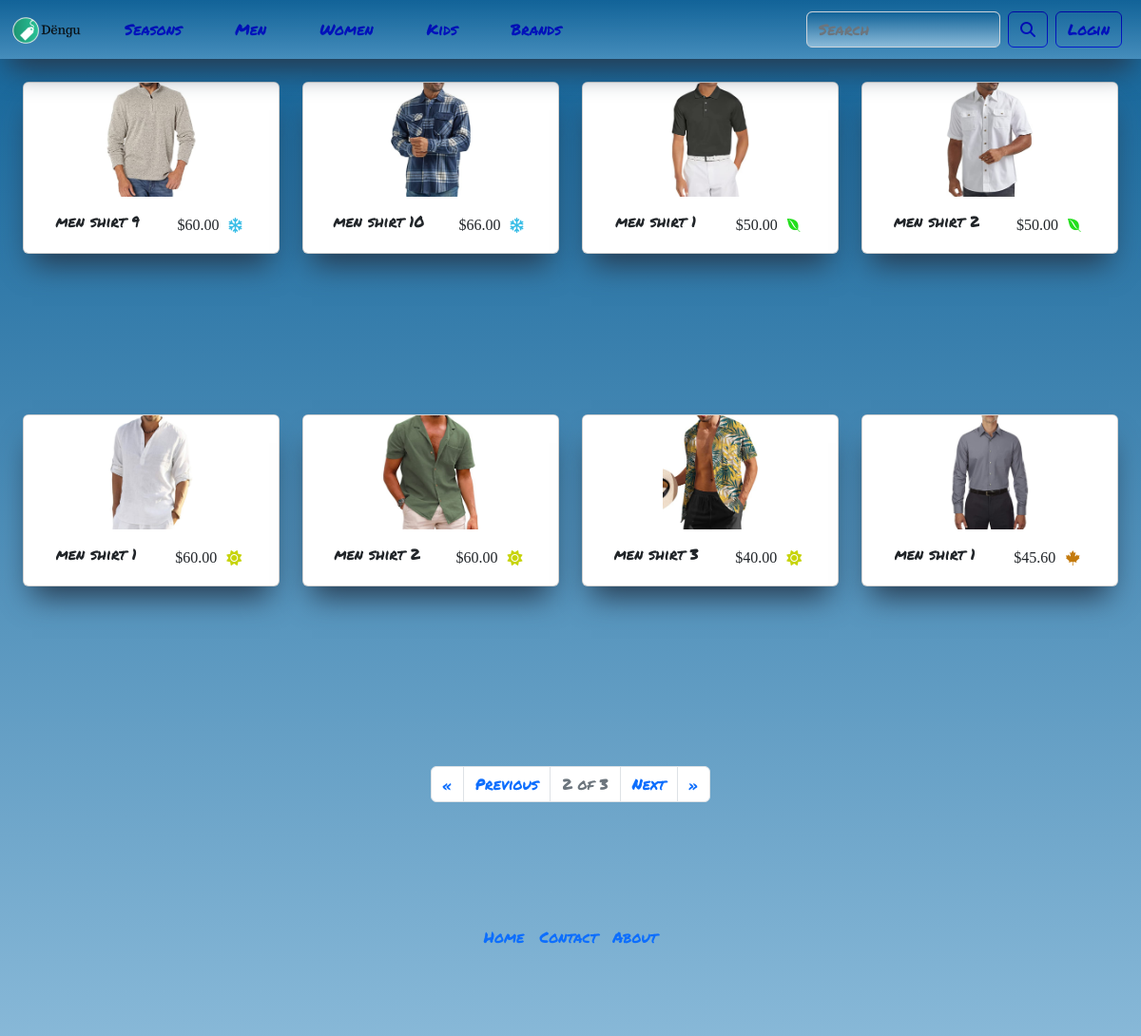
/items/product_season/MAN/3/product_brand_id?page=2, run on the app's committed database.
### home/models.py (models this page shows)
class Product(models.Model):
    product_id = models.AutoField(primary_key=True)
    product_name = models.CharField(max_length=50)
    product_image = models.ImageField(upload_to='static/media/products')
    product_brand = models.ForeignKey(Brand, on_delete=models.CASCADE)
    product_season = models.CharField(max_length=50, choices=SEASON_CHOICES)
    product_gender = models.CharField(max_length=50, choices=GENDER_CHOICES)
    product_type = models.ForeignKey(Type, on_delete=models.CASCADE)
    product_price = models.DecimalField(max_digits=10, decimal_places=2)
    product_quantity = models.PositiveIntegerField()
    product_description = models.TextField(max_length=500)
    def __str__(self):
        return f'{self.product_season}, {self.product_gender}, {self.product_type}, {self.product_price}, {self.product_brand}, {self.product_quantity}, {self.product_name}'

### home/views.py (the view)
# urls.py: path('items/<season>/<gender>/<type>/<brand>', views.items, name='items'),
def items(request, season, gender, type, brand="product_brand_id"):
    p = Paginator(
        Product.objects.raw(
            f'SELECT * FROM home_product WHERE product_gender = "{gender}" AND product_season = "{season}" AND product_type_id = "{type}" AND product_brand_id = "{brand}"'
        ),
        8,
    )
    page = request.GET.get("page")
    items_gender = p.get_page(page)
    context = {"items_gender": items_gender}
    return render(request, "items.html", context)

### home/models.py (called while the page is built)
    def __str__(self):
        return f'{self.brand_name}'

    def __str__(self):
        return f'{self.type_name}'

### home/templates/items.html (shortened to what this page needs)
{% extends 'index.html' %} {% load static %} {% block content %}
<div class="container-fluid">
  <div class="row">
    <div class="col-12" id="itemsContainer">
      <div class="row" style="min-height: 700px;">
        {% for item in items_gender %}
        <div class="col-6 col-xl-3" style="margin-bottom: 20px">
          <div class="card itemsCard">
            <a href="../../../../item/{{item.product_id}}"><img class="card-img-top" src="{{ item.product_image.url }}" alt="Card image cap" /></a>
            <div class="card-body itemsIcon">
              <h5 class="pName">{{ item.product_name }}</h5>
              <div class="itemsIcon2">
                <h5 class="pName noFont">${{ item.product_price }}</h5>
                {% if item.product_season == 'SPRING' %}
                <i class="fa-brands fa-envira"></i>
                {% elif item.product_season == 'SUMMER' %}
                <i class="fa-solid fa-sun"></i>
                {% elif item.product_season == 'AUTUMN' %}
                <i class="fa-brands fa-canadian-maple-leaf"></i>
                {% elif item.product_season == 'WINTER' %}
                <i class="fa-regular fa-snowflake"></i>
                {% endif %}
              </div>
            </div>
          </div>
        </div>
        {% endfor %}
      </div>
      <div class="row paginatorRow">
        <div class="col-12 paginatorCol">
          <nav aria-label="Page navigation example">
            <ul class="pagination">
              {% if items_gender.has_previous %}
              <li class="page-item"><a class="page-link" href="?page=1">&laquo</a></li>
              <li class="page-item"><a class="page-link" href="?page={{ items_gender.previous_page_number }}">Previous</a></li>
              {% elif not items_gender.has_previous %}
              <li class="page-item disabled"><a class="page-link" href="#">&laquo</a></li>
              <li class="page-item disabled"><a class="page-link" href="#">Previous</a></li>
              {% endif %}
              <li class="page-item disabled">
                <a class="page-link" href="">{{ items_gender.number }} of {{ items_gender.paginator.num_pages }}</a>
              </li>
              {% if items_gender.has_next %}
              <li class="page-item"><a class="page-link" href="?page={{ items_gender.next_page_number }}">Next</a></li>
              <li class="page-item"><a class="page-link" href="?page={{ items_gender.paginator.num_pages }}">&raquo</a></li>
              {% elif not items_gender.has_next %}
              <li class="page-item disabled"><a class="page-link" href="#">Next</a></li>
              <li class="page-item disabled"><a class="page-link" href="#">&raquo</a></li>
              {% endif %}
            </ul>
          </nav>
        </div>
      </div>
    </div>
  </div>
</div>
{% endblock %}

### static/css/dengu.css (style rules this page uses)
* { font-family: "Permanent Marker", cursive; }
.noFont { font-family: none; }
img, .card { cursor: pointer; transition: transform 0.3s; }
.itemsCard { box-shadow: rgb(38 57 77) 0px 20px 30px -10px; }
.itemsCard > a > img { width: 100%; height: 10vw; object-fit: cover; }
.fa-envira { color: rgb(35, 223, 28); }
.fa-sun { color: #c7d40b; }
.fa-canadian-maple-leaf { color: rgb(196, 123, 14); }
.fa-snowflake { color: #38bde6; }
#itemsContainer { margin-top: 70px; }
#itemsContainer { display: flex; flex-direction: column; justify-content: flex-start; align-items: center; }
#itemsContainer > div { width: 100%; }
.itemsIcon { display: flex; flex-direction: row; justify-content: space-around; }
.itemsIcon2 { display: flex; justify-content: space-evenly; align-items: center; }
.itemsIcon2 * { margin: 0 5px; }
.pName { white-space: nowrap; overflow: hidden; text-overflow: ellipsis; font-size: medium; }
.paginatorCol { margin-top: 20px; display: flex; justify-content: center; }

### data on the page
Product: product_image (picture), product_name "men shirt 9", product_price "60.00", product_season "WINTER" (drawn)
Product: product_image (picture), product_name "men shirt 10", product_price "66.00", product_season "WINTER" (drawn)
Product: product_image (picture), product_name "men shirt 1", product_price "50.00", product_season "SPRING" (drawn)
Product: product_image (picture), product_name "men shirt 2", product_price "50.00", product_season "SPRING" (drawn)
Product: product_image (picture), product_name "men shirt 1", product_price "60.00", product_season "SUMMER" (drawn)
Product: product_image (picture), product_name "men shirt 2", product_price "60.00", product_season "SUMMER" (drawn)
Product: product_image (picture), product_name "men shirt 3", product_price "40.00", product_season "SUMMER" (drawn)
Product: product_image (picture), product_name "men shirt 1", product_price "45.60", product_season "AUTUMN" (drawn)

### other printed values
{{ items_gender.number }} "2"
{{ items_gender.paginator.num_pages }} "3"
